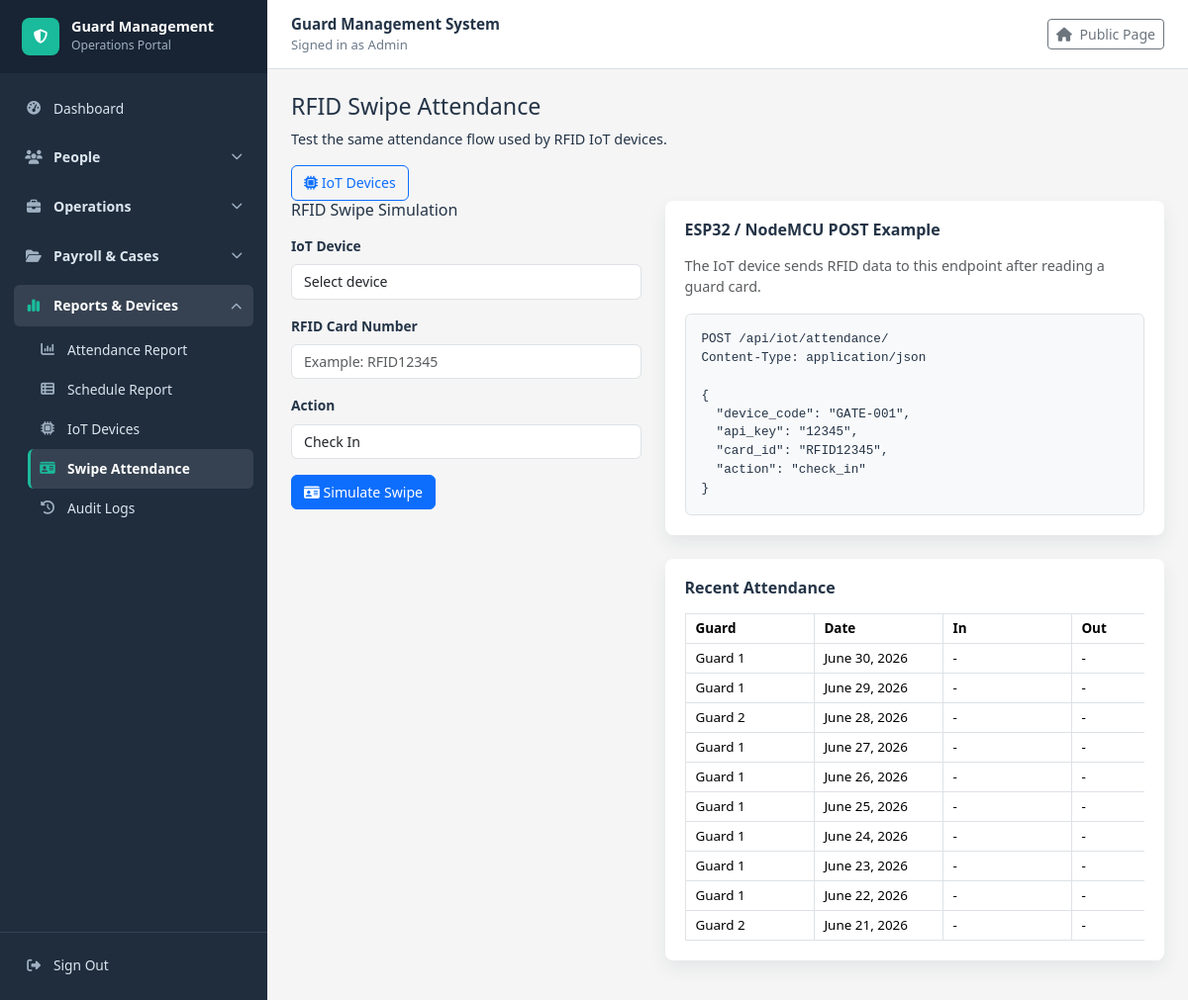
Screenshot of /iot/swipe-attendance/ (signed in) with the database file from the repository.
### guardmanagementsystem/models.py (models this page shows, shortened)
class Attendance(models.Model):
    STATUS_CHOICES = [
        ('Present', 'Present'),
        ('Absent', 'Absent'),
        ('Late', 'Late'),
        ('On Leave', 'On Leave'),
    ]
    attendance_id = models.AutoField(primary_key=True)
    guard = models.ForeignKey(Guard, on_delete=models.CASCADE, related_name='attendances' )
    attendance_date = models.DateField()
    check_in_time = models.TimeField(null=True, blank=True)
    check_out_time = models.TimeField(null=True, blank=True)
    status = models.CharField(max_length=20, choices=STATUS_CHOICES, default='Present')
    replacement_guard = models.ForeignKey( Guard,on_delete=models.SET_NULL, null=True,blank=True, related_name='replacement_attendances' )
    absence_reason = models.TextField(blank=True)
    class Meta:
        constraints = [
            models.UniqueConstraint(
                fields=['guard', 'attendance_date'],
                name='unique_guard_attendance_date'
            )
        ]

class Guard(models.Model):
    STATUS_CHOICES = [
        ('Active', 'Active'),
        ('Inactive', 'Inactive'),
        ('Suspended', 'Suspended'),
        ('Terminated', 'Terminated'),
    ]
    guard_id = models.AutoField(primary_key=True)
    guard_number = models.CharField(max_length=20, unique=True, null=True, blank=True, editable=False)
    rfid_card_number = models.CharField(max_length=50, unique=True, null=True, blank=True)
    full_name = models.CharField(max_length=100)
    date_of_birth = models.DateField()
    phone = models.CharField(max_length=20)
    email = models.EmailField(unique=True)
    address = models.TextField()
    date_of_joining = models.DateField(auto_now= True)
    status = models.CharField(max_length=20, choices=STATUS_CHOICES, default='Active')
    daily_rate = models.DecimalField(max_digits=12, decimal_places=2, default=7000)

### guardmanagementsystem/views.py (the view, shortened to what this page needs)
# urls.py: path("iot/swipe-attendance/", views.iot_swipe_attendance, name="iot_swipe_attendance"),
@login_required
def iot_swipe_attendance(request):
    devices = IoTDevice.objects.filter(is_active=True).order_by("site_location", "device_name")
    recent_attendances = Attendance.objects.select_related("guard").order_by("-attendance_date", "-attendance_id")[:10]
    return render(request, "guardmanagementsystem/iot_swipe_attendance.html", {
        "devices": devices,
        "recent_attendances": recent_attendances,
    })

### guardmanagementsystem/templates/guardmanagementsystem/iot_swipe_attendance.html (shortened to what this page needs)
{% extends "guardmanagementsystem/base.html" %}
{% block content %}
<div class="page-heading">
    <div>
        <h2>RFID Swipe Attendance</h2>
        <p>Test the same attendance flow used by RFID IoT devices.</p>
    </div>
    <a href="{% url 'iot_device_list' %}" class="btn btn-outline-primary">
        <i class="fa fa-microchip"></i> IoT Devices
    </a>
</div>
<div class="row g-4">
    <div class="col-lg-5">
        <div class="form-card">
            <h5 class="mb-3">RFID Swipe Simulation</h5>
            <form method="POST">
                <div class="mb-3">
                    <label class="form-label fw-semibold" for="device">IoT Device</label>
                    <select id="device" name="device" class="form-control" required>
                        <option value="">Select device</option>
                    </select>
                </div>
                <div class="mb-3">
                    <label class="form-label fw-semibold" for="card_id">RFID Card Number</label>
                    <input id="card_id" name="card_id" class="form-control" placeholder="Example: RFID12345" required autofocus>
                </div>
                <div class="mb-3">
                    <label class="form-label fw-semibold" for="action">Action</label>
                    <select id="action" name="action" class="form-control">
                        <option value="check_in">Check In</option>
                    </select>
                </div>
                <button type="submit" class="btn btn-primary">
                    <i class="fa fa-id-card"></i> Simulate Swipe
                </button>
            </form>
        </div>
    </div>
    <div class="col-lg-7">
        <div class="table-card mb-4">
            <h5 class="mb-3">ESP32 / NodeMCU POST Example</h5>
            <p class="text-muted">
                The IoT device sends RFID data to this endpoint after reading a guard card.
            </p>
            <pre class="bg-light border rounded p-3 mb-0"><code>POST /api/iot/attendance/
Content-Type: application/json
{
  "device_code": "GATE-001",
  "api_key": "12345",
  "card_id": "RFID12345",
  "action": "check_in"
}</code></pre>
        </div>
        <div class="table-card">
            <h5 class="mb-3">Recent Attendance</h5>
            <div class="table-responsive">
                <table class="table table-hover table-bordered align-middle mb-0">
                    <thead>
                        <tr>
                            <th>Guard</th>
                            <th>Date</th>
                            <th>In</th>
                            <th>Out</th>
                        </tr>
                    </thead>
                    <tbody>
                        {% for attendance in recent_attendances %}
                            <tr>
                                <td>{{ attendance.guard.full_name }}</td>
                                <td>{{ attendance.attendance_date }}</td>
                                <td>{{ attendance.check_in_time|default:"-" }}</td>
                                <td>{{ attendance.check_out_time|default:"-" }}</td>
                            </tr>
                        {% empty %}
                            <tr>
                                <td colspan="5" class="text-center text-muted py-4">No attendance records yet.</td>
                            </tr>
                        {% endfor %}
                    </tbody>
                </table>
            </div>
        </div>
    </div>
</div>
{% endblock %}

### guardmanagementsystem/templates/guardmanagementsystem/base.html (shortened to what this page needs)
<!doctype html>
<html lang="en">
<head>
    <link href="https://cdn.jsdelivr.net/npm/bootstrap@5.3.3/dist/css/bootstrap.min.css" rel="stylesheet">
    <link href="https://cdnjs.cloudflare.com/ajax/libs/font-awesome/6.5.2/css/all.min.css" rel="stylesheet">
</head>
<body>
    {% with current_url=request.resolver_match.url_name %}
    <div class="app-layout">
        <aside class="sidebar">
            <div class="d-flex align-items-center justify-content-between">
                <a class="sidebar-brand flex-grow-1" href="{% url 'dashboard' %}">
                    <span class="brand-mark"><i class="fa fa-shield-halved"></i></span>
                    <span>
                        <span class="brand-title">Guard Management</span>
                        <span class="brand-subtitle">Operations Portal</span>
                    </span>
                </a>
            </div>
            <nav id="sidebarNav" class="sidebar-nav collapse d-lg-block">
                <a class="sidebar-link {% if current_url == 'dashboard' %}active{% endif %}" href="{% url 'dashboard' %}">
                    <i class="fa fa-gauge-high"></i> Dashboard
                </a>
                <div class="sidebar-module">
                    <button class="module-toggle" type="button" data-bs-toggle="collapse" data-bs-target="#peopleModule" aria-controls="peopleModule" aria-expanded="{% if current_url in 'supervisor_list supervisor_add supervisor_edit supervisor_delete guard_list guard_add guard_edit guard_delete client_list client_add client_edit client_delete' %}true{% else %}false{% endif %}">
                        <span class="module-title"><i class="fa fa-users"></i> People</span>
                        <i class="fa fa-chevron-down module-chevron"></i>
                    </button>
                </div>
                <div class="sidebar-module">
                    <button class="module-toggle" type="button" data-bs-toggle="collapse" data-bs-target="#operationsModule" aria-controls="operationsModule" aria-expanded="{% if current_url in 'deployment_list deployment_add deployment_edit deployment_delete program_guard attendance_list attendance_add attendance_edit attendance_delete shift_list shift_add shift_edit shift_delete shift_import schedule_csv_template asset_list asset_add asset_edit asset_delete' %}true{% else %}false{% endif %}">
                        <span class="module-title"><i class="fa fa-briefcase"></i> Operations</span>
                        <i class="fa fa-chevron-down module-chevron"></i>
                    </button>
                </div>
                <div class="sidebar-module">
                    <button class="module-toggle" type="button" data-bs-toggle="collapse" data-bs-target="#payrollCasesModule" aria-controls="payrollCasesModule" aria-expanded="{% if current_url in 'salary_list salary_add salary_edit salary_delete salary_payslip_general salary_payslip_individual advance_request_list advance_request_add advance_request_edit advance_request_delete incident_list incident_add incident_edit incident_delete incident_pdf_report disciplinary_action_list disciplinary_action_add disciplinary_action_edit disciplinary_action_delete' %}true{% else %}false{% endif %}">
                        <span class="module-title"><i class="fa fa-folder-open"></i> Payroll & Cases</span>
                        <i class="fa fa-chevron-down module-chevron"></i>
                    </button>
                </div>
                <div class="sidebar-module">
                    <button class="module-toggle" type="button" data-bs-toggle="collapse" data-bs-target="#reportsDevicesModule" aria-controls="reportsDevicesModule" aria-expanded="{% if current_url in 'attendance_query_report schedule_report schedule_report_csv_export iot_device_list iot_device_add iot_device_edit iot_device_delete iot_swipe_attendance audit_log_list' %}true{% else %}false{% endif %}">
                        <span class="module-title"><i class="fa fa-chart-simple"></i> Reports & Devices</span>
                        <i class="fa fa-chevron-down module-chevron"></i>
                    </button>
                    <div id="reportsDevicesModule" class="collapse {% if current_url in 'attendance_query_report schedule_report schedule_report_csv_export iot_device_list iot_device_add iot_device_edit iot_device_delete iot_swipe_attendance audit_log_list' %}show{% endif %}">
                        <div class="module-menu">
                            <a class="sidebar-link {% if current_url == 'attendance_query_report' %}active{% endif %}" href="{% url 'attendance_query_report' %}">
                                <i class="fa fa-chart-column"></i> Attendance Report
                            </a>
                            <a class="sidebar-link {% if current_url in 'schedule_report schedule_report_csv_export' %}active{% endif %}" href="{% url 'schedule_report' %}">
                                <i class="fa fa-table-list"></i> Schedule Report
                            </a>
                            <a class="sidebar-link {% if current_url in 'iot_device_list iot_device_add iot_device_edit iot_device_delete' %}active{% endif %}" href="{% url 'iot_device_list' %}">
                                <i class="fa fa-microchip"></i> IoT Devices
                            </a>
                            <a class="sidebar-link {% if current_url == 'iot_swipe_attendance' %}active{% endif %}" href="{% url 'iot_swipe_attendance' %}">
                                <i class="fa fa-id-card"></i> Swipe Attendance
                            </a>
                            <a class="sidebar-link {% if current_url == 'audit_log_list' %}active{% endif %}" href="{% url 'audit_log_list' %}">
                                <i class="fa fa-clock-rotate-left"></i> Audit Logs
                            </a>
                        </div>
                    </div>
                </div>
            </nav>
            <div class="sidebar-footer">
                {% if request.user.is_authenticated %}
                    <a class="sidebar-link" href="{% url 'signout' %}">
                        <i class="fa fa-right-from-bracket"></i> Sign Out
                    </a>
                {% else %}
                    <a class="sidebar-link" href="{% url 'signin' %}">
                        <i class="fa fa-right-to-bracket"></i> Sign In
                    </a>
                {% endif %}
            </div>
        </aside>
        <div class="main-panel">
            <header class="topbar">
                <div>
                    <p class="topbar-title">Guard Management System</p>
                    <div class="topbar-user">
                        {% if request.user.is_authenticated %}
                            Signed in as {{ request.user.username }}
                        {% else %}
                            Staff portal
                        {% endif %}
                    </div>
                </div>
                <a class="btn btn-sm btn-outline-secondary" href="{% url 'welcome' %}">
                    <i class="fa fa-house me-1"></i> Public Page
                </a>
            </header>
            <main class="container-fluid page-shell content-area">
                {% block content %}{% endblock %}
            </main>
        </div>
    </div>
    {% endwith %}
</body>
</html>

### rows the page displays
Attendance: guard.full_name "Guard 1", attendance_date "June 30, 2026", check_in_time "-", check_out_time "-"
Attendance: guard.full_name "Guard 1", attendance_date "June 29, 2026", check_in_time "-", check_out_time "-"
Attendance: guard.full_name "Guard 2", attendance_date "June 28, 2026", check_in_time "-", check_out_time "-"
Attendance: guard.full_name "Guard 1", attendance_date "June 27, 2026", check_in_time "-", check_out_time "-"
Attendance: guard.full_name "Guard 1", attendance_date "June 26, 2026", check_in_time "-", check_out_time "-"
Attendance: guard.full_name "Guard 1", attendance_date "June 25, 2026", check_in_time "-", check_out_time "-"
Attendance: guard.full_name "Guard 1", attendance_date "June 24, 2026", check_in_time "-", check_out_time "-"
Attendance: guard.full_name "Guard 1", attendance_date "June 23, 2026", check_in_time "-", check_out_time "-"
Attendance: guard.full_name "Guard 1", attendance_date "June 22, 2026", check_in_time "-", check_out_time "-"
Attendance: guard.full_name "Guard 2", attendance_date "June 21, 2026", check_in_time "-", check_out_time "-"

### other values shown
{{ request.user.username }} "Admin"
